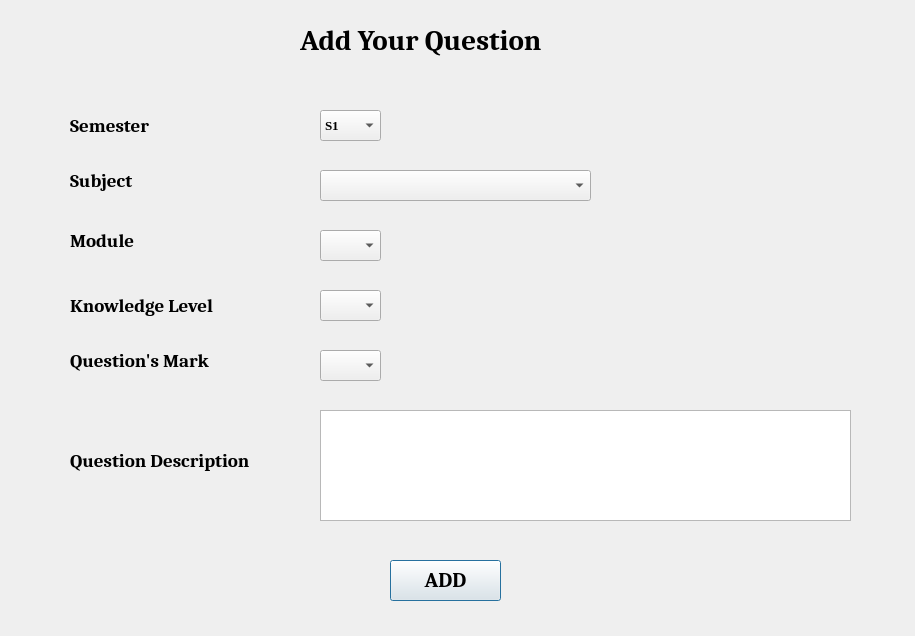
<?xml version="1.0" encoding="UTF-8"?>
<ui version="4.0">
 <class>Dialog</class>
 <widget class="QDialog" name="Dialog">
  <property name="geometry">
   <rect>
    <x>0</x>
    <y>0</y>
    <width>915</width>
    <height>636</height>
   </rect>
  </property>
  <property name="windowTitle">
   <string>Dialog</string>
  </property>
  <widget class="QLabel" name="lbl_head">
   <property name="geometry">
    <rect>
     <x>300</x>
     <y>20</y>
     <width>321</width>
     <height>41</height>
    </rect>
   </property>
   <property name="font">
    <font>
     <family>Cambria</family>
     <pointsize>22</pointsize>
     <weight>75</weight>
     <bold>true</bold>
    </font>
   </property>
   <property name="text">
    <string>Add Your Question</string>
   </property>
  </widget>
  <widget class="QLabel" name="lb_sem">
   <property name="geometry">
    <rect>
     <x>70</x>
     <y>110</y>
     <width>91</width>
     <height>31</height>
    </rect>
   </property>
   <property name="font">
    <font>
     <family>Cambria</family>
     <pointsize>14</pointsize>
     <weight>75</weight>
     <bold>true</bold>
    </font>
   </property>
   <property name="text">
    <string>Semester</string>
   </property>
  </widget>
  <widget class="QComboBox" name="combo_sem">
   <property name="geometry">
    <rect>
     <x>320</x>
     <y>110</y>
     <width>61</width>
     <height>31</height>
    </rect>
   </property>
   <property name="font">
    <font>
     <family>Times New Roman</family>
     <pointsize>10</pointsize>
     <weight>75</weight>
     <bold>true</bold>
    </font>
   </property>
   <item>
    <property name="text">
     <string>S1</string>
    </property>
   </item>
  </widget>
  <widget class="QLabel" name="lbl_sub">
   <property name="geometry">
    <rect>
     <x>70</x>
     <y>160</y>
     <width>101</width>
     <height>41</height>
    </rect>
   </property>
   <property name="font">
    <font>
     <family>Cambria</family>
     <pointsize>14</pointsize>
     <weight>75</weight>
     <bold>true</bold>
    </font>
   </property>
   <property name="text">
    <string>Subject</string>
   </property>
  </widget>
  <widget class="QComboBox" name="combo_sub">
   <property name="geometry">
    <rect>
     <x>320</x>
     <y>170</y>
     <width>271</width>
     <height>31</height>
    </rect>
   </property>
   <property name="font">
    <font>
     <family>Times New Roman</family>
     <pointsize>10</pointsize>
     <weight>75</weight>
     <bold>true</bold>
    </font>
   </property>
  </widget>
  <widget class="QLabel" name="lbl_module">
   <property name="geometry">
    <rect>
     <x>70</x>
     <y>220</y>
     <width>101</width>
     <height>41</height>
    </rect>
   </property>
   <property name="font">
    <font>
     <family>Cambria</family>
     <pointsize>14</pointsize>
     <weight>75</weight>
     <bold>true</bold>
    </font>
   </property>
   <property name="text">
    <string>Module</string>
   </property>
  </widget>
  <widget class="QComboBox" name="combo_module">
   <property name="geometry">
    <rect>
     <x>320</x>
     <y>230</y>
     <width>61</width>
     <height>31</height>
    </rect>
   </property>
   <property name="font">
    <font>
     <family>Times New Roman</family>
     <pointsize>10</pointsize>
     <weight>75</weight>
     <bold>true</bold>
    </font>
   </property>
  </widget>
  <widget class="QLabel" name="lbl_desc">
   <property name="geometry">
    <rect>
     <x>70</x>
     <y>280</y>
     <width>151</width>
     <height>51</height>
    </rect>
   </property>
   <property name="font">
    <font>
     <family>Cambria</family>
     <pointsize>14</pointsize>
     <weight>75</weight>
     <bold>true</bold>
    </font>
   </property>
   <property name="text">
    <string>Knowledge Level</string>
   </property>
  </widget>
  <widget class="QComboBox" name="combo_qlevel">
   <property name="geometry">
    <rect>
     <x>320</x>
     <y>290</y>
     <width>61</width>
     <height>31</height>
    </rect>
   </property>
   <property name="font">
    <font>
     <family>Times New Roman</family>
     <pointsize>10</pointsize>
     <weight>75</weight>
     <bold>true</bold>
    </font>
   </property>
  </widget>
  <widget class="QLabel" name="lbl_desc_2">
   <property name="geometry">
    <rect>
     <x>70</x>
     <y>430</y>
     <width>231</width>
     <height>61</height>
    </rect>
   </property>
   <property name="font">
    <font>
     <family>Cambria</family>
     <pointsize>14</pointsize>
     <weight>75</weight>
     <bold>true</bold>
    </font>
   </property>
   <property name="text">
    <string>Question Description</string>
   </property>
  </widget>
  <widget class="QTextEdit" name="txt_qdsc">
   <property name="geometry">
    <rect>
     <x>320</x>
     <y>410</y>
     <width>531</width>
     <height>111</height>
    </rect>
   </property>
   <property name="font">
    <font>
     <family>Times New Roman</family>
     <pointsize>12</pointsize>
    </font>
   </property>
  </widget>
  <widget class="QLabel" name="lbl_qmark">
   <property name="geometry">
    <rect>
     <x>70</x>
     <y>340</y>
     <width>161</width>
     <height>41</height>
    </rect>
   </property>
   <property name="font">
    <font>
     <family>Cambria</family>
     <pointsize>14</pointsize>
     <weight>75</weight>
     <bold>true</bold>
    </font>
   </property>
   <property name="text">
    <string>Question's Mark</string>
   </property>
  </widget>
  <widget class="QComboBox" name="combo_mark">
   <property name="geometry">
    <rect>
     <x>320</x>
     <y>350</y>
     <width>61</width>
     <height>31</height>
    </rect>
   </property>
   <property name="font">
    <font>
     <family>Times New Roman</family>
     <pointsize>10</pointsize>
     <weight>75</weight>
     <bold>true</bold>
    </font>
   </property>
  </widget>
  <widget class="QPushButton" name="btn_add">
   <property name="geometry">
    <rect>
     <x>390</x>
     <y>560</y>
     <width>111</width>
     <height>41</height>
    </rect>
   </property>
   <property name="font">
    <font>
     <family>Cambria</family>
     <pointsize>16</pointsize>
     <weight>75</weight>
     <bold>true</bold>
    </font>
   </property>
   <property name="text">
    <string>ADD</string>
   </property>
  </widget>
 </widget>
 <resources/>
 <connections/>
</ui>
